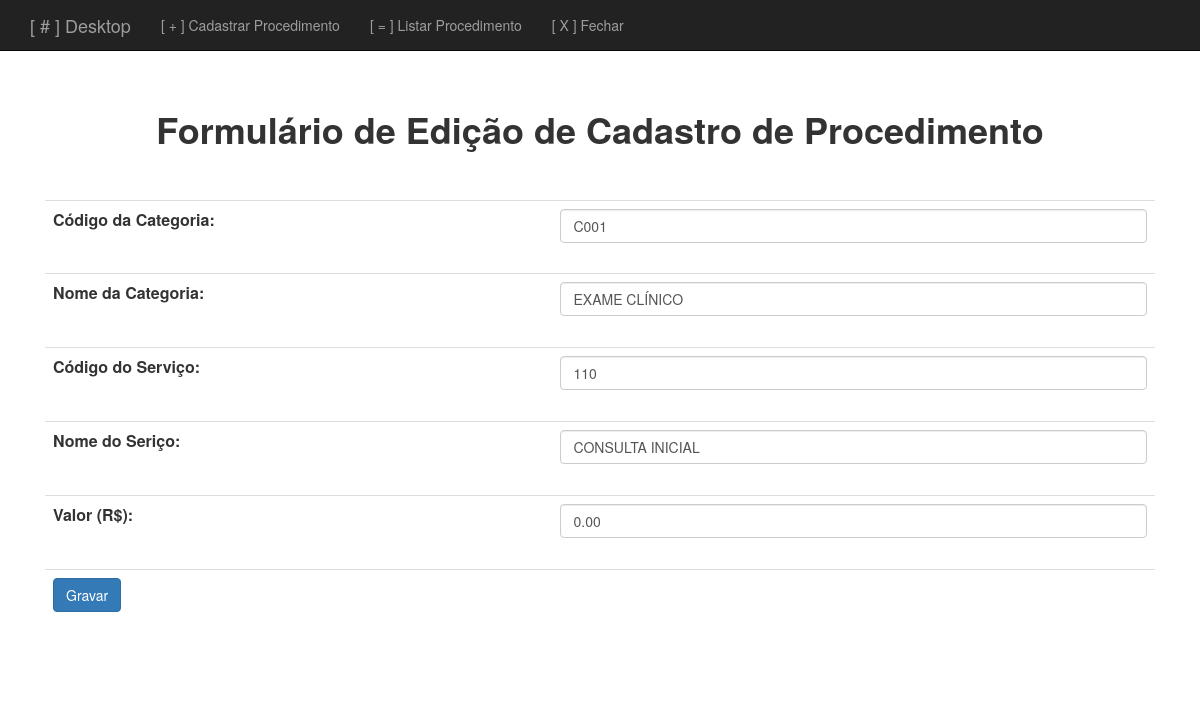
Screenshot of /form-update-procedimento.php?id=1 with the database file from the repository.
### tables this page shows
CREATE TABLE PROCEDIMENTO
( ID INT AUTO_INCREMENT,
  CODCATEGORIA VARCHAR(05) NOT NULL, 
  NOMECATEGORIA TEXT NOT NULL,
  CODSERVICO INT NOT NULL,
  NOMESERVICO TEXT,
  VALOR NUMERIC(15,2) NOT NULL,
    PRIMARY KEY(ID));

### crud-procedimento.php (called while the page is built, shortened)
<?php
	function selectUpdateProcedimento($conexao, $id){
		$query = "SELECT * FROM PROCEDIMENTO WHERE ID = {$id}";
		$resultado = mysqli_query($conexao, $query);
		return mysqli_fetch_assoc($resultado);
	}
?>

### form-update-procedimento.php (the view, shortened to what this page needs)
<?php include("heard-procedimento.php");?>
<?php include("connection.php");?>
<?php include("crud-procedimento.php");
    $id = $_GET['id'];
    $procedimento = selectUpdateProcedimento($conexao, $id);
?>
  <h1><b>Formulário de Edição de Cadastro de Procedimento</h1><b><br><br>
    <form action="update-procedimento.php" method="post">
      <table class="table">
        <tr>
          <td><b>Código da Categoria: </td>
          <td> <input class="form-control" type="text" placeholder="EX.: C0123" name="codcategoria" value="<?=$procedimento['CODCATEGORIA']?>" autofocus/><br/></td>
        </tr>
        <tr>
          <td><b>Nome da Categoria: </td>
          <td> <input class="form-control" type="text" placeholder="EX.: EXAME CLÍNICO" name="nomecategoria" value="<?=$procedimento['NOMECATEGORIA']?>" /><br/></td>
        </tr>
        <tr>
          <td><b>Código do Serviço: </td>
          <td> <input class="form-control" type="text" placeholder="EX.: 2010" name="codservico" value="<?=$procedimento['CODSERVICO']?>"required pattern="[0-9]+$" /><br/></td>
        </tr>
        <tr>
          <td><b>Nome do Seriço: </td>
          <td> <input class="form-control" type="text" placeholder="EX.: CONSULTA INICIAL" name="nomeservico" value="<?=$procedimento['NOMESERVICO']?>"/><br/></td>
        </tr>
        <tr>
          <td><b>Valor (R$): </td>
            <td> <input class="form-control" type="text" placeholder="EX.: 150.99" name="valor" value="<?=$procedimento['VALOR']?>"/><br/></td>
        </tr>
		<tr>
		  <td><input class="btn btn-primary" type="submit" value="Gravar"/>
          </td>
          <td> </td>
		</tr>
      </table>
    </form>
<?php include("footer.php");?>

### css/loja.css (style rules this page uses)
body { padding-top: 50px; }

### rows the page displays
procedimento: codcategoria "C001", nomecategoria "EXAME CLÍNICO", codservico "110", nomeservico "CONSULTA INICIAL", valor "0.00"
